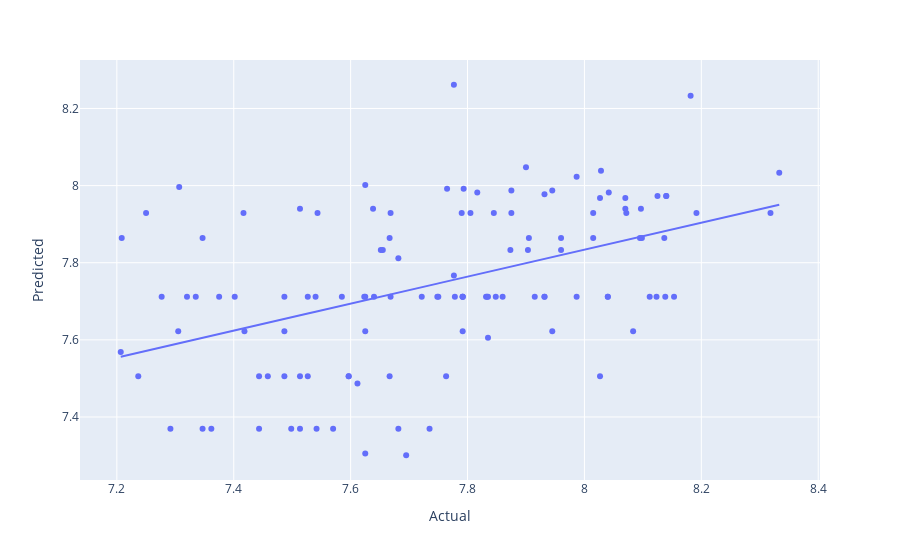
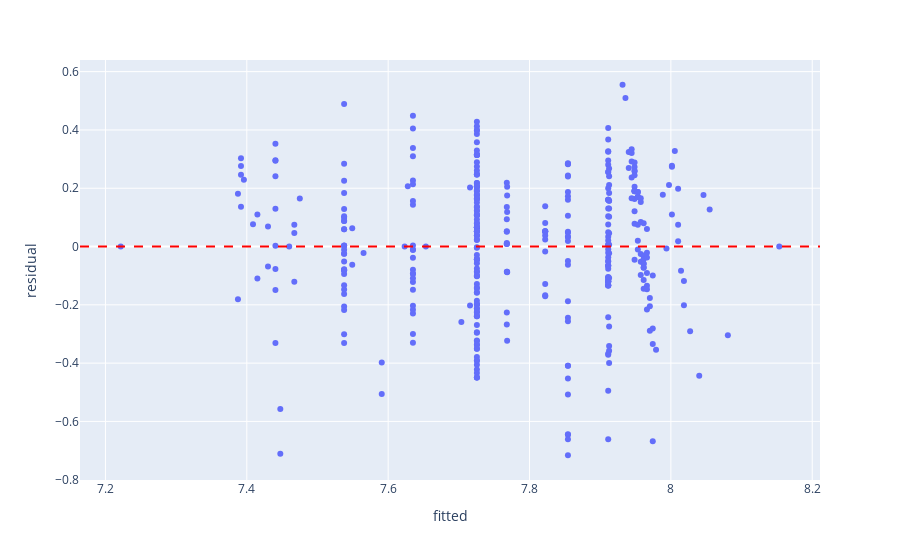

Notebook source saved alongside these figures, in order:
### Code cell
# Model with sweetness and country as predictors
model = smf.ols(formula='total_quality~sweetness+country',data=coffee).fit()
print(model.summary())

plt.figure(figsize=(15,6))

palette = ["#6F4E37", "#C04040"]

sns.pointplot(
    x='country',
    y='total_quality',
    hue='species',
    data=coffee,
    palette=palette,
    dodge=True,
    markers=['o','s'],
    linestyles=['-', '--']
)

plt.xticks(rotation=45)
plt.title("Interaction Between Country and Species Predicting Total Quality")
plt.ylabel("Mean Total Quality")
plt.xlabel("Country")
plt.show()

# One Hot Encoder
cats=["country"]
nums=["sweetness"]

preprocess=ColumnTransformer(transformers=[("encoder", OneHotEncoder(drop="first", handle_unknown='ignore'),cats),
                                           ("numeric","passthrough",nums)])

# Train-test split
X=coffee[['sweetness','country']]
y=coffee['total_quality']

X_train,X_test,y_train,y_test=train_test_split(X,y,test_size=0.3,random_state=123)
ols=Pipeline(steps=[("preprocess", preprocess), ("model", LinearRegression())])
ols.fit(X_train, y_train)

# Train-test split
X=coffee[['sweetness','country']]
y=coffee['total_quality']

X_train,X_test,y_train,y_test=train_test_split(X,y,test_size=0.3,random_state=123)
ols=Pipeline(steps=[("preprocess", preprocess), ("model", LinearRegression())])
ols.fit(X_train, y_train)

model1=ols.named_steps["model"]
predictors=ols.named_steps["preprocess"].get_feature_names_out()

charges_pred=ols.predict(X_test)
mse=mean_squared_error(y_test, charges_pred)
rmse=mse**0.5
print(rmse)

dat=pd.DataFrame({"Actual": y_test, "Predicted": charges_pred})

fig = px.scatter(dat,x="Actual",y="Predicted", trendline="ols")
fig.show()

# Residual vs. fitted plot
coffee['residual']=model.resid
coffee['fitted']=model.fittedvalues

fig=px.scatter(coffee, x="fitted", y="residual")
fig.add_hline(y=0, line_dash="dash", line_color="red")
fig.show()

# Partial regression plots
include=["country[T.Cambodia]","sweetness"]
graph=plt.figure(figsize=(10,10))
plot_partregress_grid(model, fig=graph,exog_idx=include)
plt.show()

### Figure 1 — Plotly figure (JSON) as saved in the notebook; plotly's stock layout.template omitted (floating-point values rounded to 4 significant figures)
{"data": [{"hovertemplate": "Actual=%{x}<br>Predicted=%{y}<extra></extra>", "legendgroup": "", "marker": {"color": "#636efa", "symbol": "circle"}, "mode": "markers", "name": "", "orientation": "v", "showlegend": false, "type": "scatter", "x": [7.763, 8.027, 7.792, 7.832, 7.25, 7.417, 7.96, 7.792, 8.333, 7.86, 7.668, 7.765, 7.625, 8.095, 7.597, 7.347, 7.623, 7.543, 8.015, 8.153, 8.027, 7.277, 7.905, 7.778, 8.138, 7.987, 8.112, 8.125, 7.655, 7.487, 7.682, 7.845, 7.32, 7.612, 7.945, 7.57, 7.625, 8.028, 7.932, 7.237, 7.805, 7.777, 7.402, 7.443, 7.79, 8.04, 7.748, 7.667, 7.695, 7.667, 8.07, 7.527, 7.597, 7.307, 7.932, 8.072, 8.137, 7.64, 7.987, 7.903, 8.083, 8.097, 7.932, 8.07, 7.208, 7.347, 7.458, 7.487, 7.625, 7.777, 7.915, 7.418, 7.833, 7.945, 7.542, 7.54, 7.585, 7.9, 7.792, 7.735, 7.513, 7.498, 8.192, 7.527, 8.14, 7.638, 7.513, 7.652, 7.873, 7.668, 7.75, 7.835, 7.817, 7.875, 8.318, 7.722, 7.362, 7.443, 8.015, 8.042, 7.682, 7.625, 7.487, 8.123, 7.848, 7.835, 7.96, 8.04, 7.207, 8.098, 7.335, 7.792, 7.292, 8.14, 7.875, 8.182, 7.513, 7.305, 7.375, 7.793], "xaxis": "x", "y": [7.506, 7.506, 7.712, 7.712, 7.929, 7.929, 7.864, 7.622, 8.033, 7.712, 7.712, 7.992, 8.002, 7.864, 7.506, 7.864, 7.712, 7.929, 7.864, 7.712, 7.968, 7.712, 7.864, 7.712, 7.712, 7.712, 7.712, 7.973, 7.833, 7.712, 7.812, 7.929, 7.712, 7.487, 7.988, 7.369, 7.305, 8.038, 7.712, 7.506, 7.929, 8.262, 7.712, 7.369, 7.929, 7.712, 7.712, 7.864, 7.301, 7.506, 7.94, 7.506, 7.506, 7.997, 7.978, 7.929, 7.864, 7.712, 8.023, 7.833, 7.622, 7.94, 7.712, 7.968, 7.864, 7.369, 7.506, 7.506, 7.712, 7.767, 7.712, 7.622, 7.712, 7.622, 7.369, 7.712, 7.712, 8.047, 7.712, 7.369, 7.94, 7.369, 7.929, 7.712, 7.973, 7.94, 7.506, 7.833, 7.833, 7.929, 7.712, 7.605, 7.982, 7.988, 7.929, 7.712, 7.369, 7.506, 7.929, 7.982, 7.369, 7.622, 7.622, 7.712, 7.712, 7.712, 7.833, 7.712, 7.568, 7.864, 7.712, 7.712, 7.369, 7.973, 7.929, 8.233, 7.369, 7.622, 7.712, 7.992], "yaxis": "y"}, {"hovertemplate": "<b>OLS trendline</b><br>Predicted = 0.349827 * Actual + 5.03527<br>R<sup>2</sup>=0.210729<br><br>Actual=%{x}<br>Predicted=%{y} <b>(trend)</b><extra></extra>", "legendgroup": "", "marker": {"color": "#636efa", "symbol": "circle"}, "mode": "lines", "name": "", "showlegend": false, "type": "scatter", "x": [7.207, 7.208, 7.237, 7.25, 7.277, 7.292, 7.305, 7.307, 7.32, 7.335, 7.347, 7.347, 7.362, 7.375, 7.402, 7.417, 7.418, 7.443, 7.443, 7.458, 7.487, 7.487, 7.487, 7.498, 7.513, 7.513, 7.513, 7.527, 7.527, 7.54, 7.542, 7.543, 7.57, 7.585, 7.597, 7.597, 7.612, 7.623, 7.625, 7.625, 7.625, 7.625, 7.638, 7.64, 7.652, 7.655, 7.667, 7.667, 7.668, 7.668, 7.682, 7.682, 7.695, 7.722, 7.735, 7.748, 7.75, 7.763, 7.765, 7.777, 7.777, 7.778, 7.79, 7.792, 7.792, 7.792, 7.792, 7.793, 7.805, 7.817, 7.832, 7.833, 7.835, 7.835, 7.845, 7.848, 7.86, 7.873, 7.875, 7.875, 7.9, 7.903, 7.905, 7.915, 7.932, 7.932, 7.932, 7.945, 7.945, 7.96, 7.96, 7.987, 7.987, 8.015, 8.015, 8.027, 8.027, 8.028, 8.04, 8.04, 8.042, 8.07, 8.07, 8.072, 8.083, 8.095, 8.097, 8.098, 8.112, 8.123, 8.125, 8.137, 8.138, 8.14, 8.14, 8.153, 8.182, 8.192, 8.318, 8.333], "xaxis": "x", "y": [7.556, 7.557, 7.567, 7.572, 7.581, 7.586, 7.591, 7.591, 7.596, 7.601, 7.605, 7.605, 7.611, 7.615, 7.625, 7.63, 7.63, 7.639, 7.639, 7.644, 7.654, 7.654, 7.654, 7.658, 7.664, 7.664, 7.664, 7.668, 7.668, 7.673, 7.674, 7.674, 7.683, 7.689, 7.693, 7.693, 7.698, 7.702, 7.703, 7.703, 7.703, 7.703, 7.707, 7.708, 7.712, 7.713, 7.717, 7.717, 7.718, 7.718, 7.723, 7.723, 7.727, 7.737, 7.741, 7.746, 7.746, 7.751, 7.752, 7.756, 7.756, 7.756, 7.76, 7.761, 7.761, 7.761, 7.761, 7.762, 7.766, 7.77, 7.775, 7.776, 7.776, 7.776, 7.78, 7.781, 7.785, 7.79, 7.79, 7.79, 7.799, 7.8, 7.801, 7.804, 7.81, 7.81, 7.81, 7.815, 7.815, 7.82, 7.82, 7.829, 7.829, 7.839, 7.839, 7.843, 7.843, 7.844, 7.848, 7.848, 7.848, 7.858, 7.858, 7.859, 7.863, 7.867, 7.868, 7.868, 7.873, 7.877, 7.878, 7.882, 7.882, 7.883, 7.883, 7.888, 7.897, 7.901, 7.945, 7.95], "yaxis": "y"}], "layout": {"legend": {"tracegroupgap": 0}, "margin": {"t": 60}, "xaxis": {"anchor": "y", "domain": [0, 1], "title": {"text": "Actual"}}, "yaxis": {"anchor": "x", "domain": [0, 1], "title": {"text": "Predicted"}}}}

### Figure 2 — Plotly figure (JSON) as saved in the notebook; plotly's stock layout.template omitted (floating-point values rounded to 4 significant figures; data arrays with more than 128 entries replaced by an {"elided": "..."} marker saying what was removed)
{"data": [{"hovertemplate": "fitted=%{x}<br>residual=%{y}<extra></extra>", "legendgroup": "", "marker": {"color": "#636efa", "symbol": "circle"}, "mode": "markers", "name": "", "orientation": "v", "showlegend": false, "type": "scatter", "x": {"elided": "398 float values"}, "xaxis": "x", "y": {"elided": "398 float values"}, "yaxis": "y"}], "layout": {"legend": {"tracegroupgap": 0}, "margin": {"t": 60}, "shapes": [{"line": {"color": "red", "dash": "dash"}, "type": "line", "x0": 0, "x1": 1, "xref": "x domain", "y0": 0, "y1": 0, "yref": "y"}], "xaxis": {"anchor": "y", "domain": [0, 1], "title": {"text": "fitted"}}, "yaxis": {"anchor": "x", "domain": [0, 1], "title": {"text": "residual"}}}}
